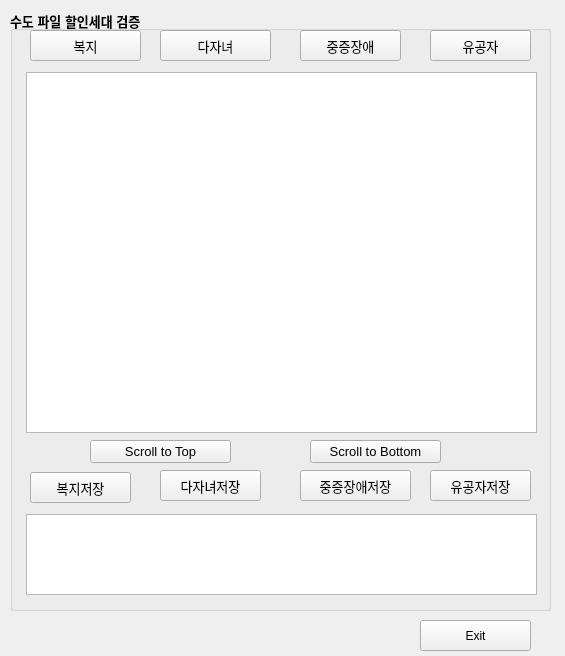
<?xml version="1.0" encoding="UTF-8"?>
<ui version="4.0">
 <class>WaterFileVerify</class>
 <widget class="QWidget" name="WaterFileVerify">
  <property name="windowModality">
   <enum>Qt::ApplicationModal</enum>
  </property>
  <property name="geometry">
   <rect>
    <x>0</x>
    <y>0</y>
    <width>565</width>
    <height>656</height>
   </rect>
  </property>
  <property name="windowTitle">
   <string>Form</string>
  </property>
  <widget class="QGroupBox" name="groupBox_6">
   <property name="geometry">
    <rect>
     <x>10</x>
     <y>10</y>
     <width>541</width>
     <height>601</height>
    </rect>
   </property>
   <property name="font">
    <font>
     <pointsize>10</pointsize>
     <weight>75</weight>
     <bold>true</bold>
    </font>
   </property>
   <property name="autoFillBackground">
    <bool>true</bool>
   </property>
   <property name="title">
    <string>수도 파일 할인세대 검증</string>
   </property>
   <widget class="QTextEdit" name="textEdit">
    <property name="geometry">
     <rect>
      <x>16</x>
      <y>504</y>
      <width>511</width>
      <height>81</height>
     </rect>
    </property>
    <property name="font">
     <font>
      <pointsize>8</pointsize>
     </font>
    </property>
   </widget>
   <widget class="QTableWidget" name="tableWidget">
    <property name="geometry">
     <rect>
      <x>16</x>
      <y>62</y>
      <width>511</width>
      <height>361</height>
     </rect>
    </property>
    <property name="baseSize">
     <size>
      <width>0</width>
      <height>20</height>
     </size>
    </property>
    <property name="font">
     <font>
      <pointsize>8</pointsize>
     </font>
    </property>
    <attribute name="horizontalHeaderCascadingSectionResizes">
     <bool>true</bool>
    </attribute>
    <attribute name="horizontalHeaderDefaultSectionSize">
     <number>75</number>
    </attribute>
    <attribute name="horizontalHeaderStretchLastSection">
     <bool>true</bool>
    </attribute>
   </widget>
   <widget class="QPushButton" name="pushButton_9">
    <property name="geometry">
     <rect>
      <x>80</x>
      <y>430</y>
      <width>141</width>
      <height>23</height>
     </rect>
    </property>
    <property name="font">
     <font>
      <weight>50</weight>
      <bold>false</bold>
     </font>
    </property>
    <property name="text">
     <string>Scroll to Top</string>
    </property>
   </widget>
   <widget class="QPushButton" name="pushButton_10">
    <property name="geometry">
     <rect>
      <x>300</x>
      <y>430</y>
      <width>131</width>
      <height>23</height>
     </rect>
    </property>
    <property name="font">
     <font>
      <weight>50</weight>
      <bold>false</bold>
     </font>
    </property>
    <property name="text">
     <string>Scroll to Bottom</string>
    </property>
   </widget>
   <widget class="QPushButton" name="pushButton_7">
    <property name="geometry">
     <rect>
      <x>20</x>
      <y>20</y>
      <width>111</width>
      <height>31</height>
     </rect>
    </property>
    <property name="font">
     <font>
      <pointsize>10</pointsize>
      <weight>50</weight>
      <bold>false</bold>
     </font>
    </property>
    <property name="text">
     <string>복지</string>
    </property>
   </widget>
   <widget class="QPushButton" name="pushButton_8">
    <property name="geometry">
     <rect>
      <x>290</x>
      <y>20</y>
      <width>101</width>
      <height>31</height>
     </rect>
    </property>
    <property name="font">
     <font>
      <pointsize>10</pointsize>
      <weight>50</weight>
      <bold>false</bold>
     </font>
    </property>
    <property name="text">
     <string>중증장애</string>
    </property>
   </widget>
   <widget class="QPushButton" name="pushButton_11">
    <property name="geometry">
     <rect>
      <x>150</x>
      <y>20</y>
      <width>111</width>
      <height>31</height>
     </rect>
    </property>
    <property name="font">
     <font>
      <pointsize>10</pointsize>
      <weight>50</weight>
      <bold>false</bold>
     </font>
    </property>
    <property name="text">
     <string>다자녀</string>
    </property>
   </widget>
   <widget class="QPushButton" name="pushButton_12">
    <property name="geometry">
     <rect>
      <x>420</x>
      <y>20</y>
      <width>101</width>
      <height>31</height>
     </rect>
    </property>
    <property name="font">
     <font>
      <pointsize>10</pointsize>
      <weight>50</weight>
      <bold>false</bold>
     </font>
    </property>
    <property name="text">
     <string>유공자</string>
    </property>
   </widget>
   <widget class="QPushButton" name="pushButton_13">
    <property name="geometry">
     <rect>
      <x>150</x>
      <y>460</y>
      <width>101</width>
      <height>31</height>
     </rect>
    </property>
    <property name="font">
     <font>
      <pointsize>10</pointsize>
      <weight>50</weight>
      <bold>false</bold>
     </font>
    </property>
    <property name="text">
     <string>다자녀저장</string>
    </property>
   </widget>
   <widget class="QPushButton" name="pushButton_14">
    <property name="geometry">
     <rect>
      <x>420</x>
      <y>460</y>
      <width>101</width>
      <height>31</height>
     </rect>
    </property>
    <property name="font">
     <font>
      <pointsize>10</pointsize>
      <weight>50</weight>
      <bold>false</bold>
     </font>
    </property>
    <property name="text">
     <string>유공자저장</string>
    </property>
   </widget>
   <widget class="QPushButton" name="pushButton_15">
    <property name="geometry">
     <rect>
      <x>290</x>
      <y>460</y>
      <width>111</width>
      <height>31</height>
     </rect>
    </property>
    <property name="font">
     <font>
      <pointsize>10</pointsize>
      <weight>50</weight>
      <bold>false</bold>
     </font>
    </property>
    <property name="text">
     <string>중증장애저장</string>
    </property>
   </widget>
   <widget class="QPushButton" name="pushButton_16">
    <property name="geometry">
     <rect>
      <x>20</x>
      <y>462</y>
      <width>101</width>
      <height>31</height>
     </rect>
    </property>
    <property name="font">
     <font>
      <pointsize>10</pointsize>
      <weight>50</weight>
      <bold>false</bold>
     </font>
    </property>
    <property name="text">
     <string>복지저장</string>
    </property>
   </widget>
  </widget>
  <widget class="QPushButton" name="pushButton">
   <property name="geometry">
    <rect>
     <x>420</x>
     <y>620</y>
     <width>111</width>
     <height>31</height>
    </rect>
   </property>
   <property name="text">
    <string>Exit</string>
   </property>
  </widget>
 </widget>
 <resources/>
 <connections/>
</ui>
